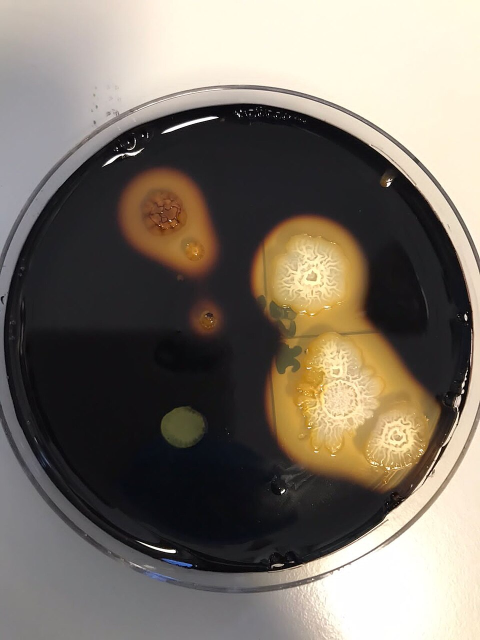
#> input picture LIfe in a petri dish.jpg, 960 x 1280 px, found by its file name (shown at 1/2 size)
$ python main.py
#> lines starting #> are read from the running program, lines starting #| are printed output that depends on the picture; after the words box and inside, x2 and y2 are one past the last pixel; in counts of white or black regions, pixels touching at a corner belong together
import cv2  # Import OpenCV library for computer vision tasks
import os   # Import OS module to automatically create output folders
import numpy as np # Import NumPy for arry manipulations

# Define the input image path and the output folder path
input_path = 'Life in a petri dish.jpg'
output_dir = 'outputs'

# Create the outputs directory if it does not already exist
os.makedirs(output_dir, exist_ok=True)

# ---------------------------------------------------------
# STEP 1: Load Image using OpenCV
# ---------------------------------------------------------
# cv2.imread loads the image file from disk as a NumPy array
img = cv2.imread(input_path)
#> img is the input picture: shape (1280, 960, 3); mean B, G, R 104.1, 115, 123.3

# Verify if the image was successfully loaded
if img is None:
    print(f"Error: Could not load image from '{input_path}'. Check file name/path.")
    exit()

# Save output 1: Original image
cv2.imwrite(os.path.join(output_dir, '1_original.jpg'), img)

# ---------------------------------------------------------
# STEP 2: Crop the original image
# ---------------------------------------------------------
# Get image height and width to calculate bounding coordinates
height, width = img.shape[:2]
#> height = 1280; width = 960

# Modified: Crop only 2% to preserve full petri dish rim
start_y, end_y = int(height * 0.02), int(height * 0.98)
#> start_y = 25; end_y = 1254
start_x, end_x = int(width * 0.02), int(width * 0.98)
#> start_x = 19; end_x = 940
cropped = img[start_y:end_y, start_x:end_x]

# Save output 2: Cropped image
cv2.imwrite(os.path.join(output_dir, '2_cropped.jpg'), cropped)

# ---------------------------------------------------------
# STEP 3: Convert the image to Grayscale
# ---------------------------------------------------------
# Convert BGR (Blue-Green-Red) image to single-channel Grayscale for shape detection
gray = cv2.cvtColor(cropped, cv2.COLOR_BGR2GRAY)

# Save output 3: Grayscale image
cv2.imwrite(os.path.join(output_dir, '3_grayscale.jpg'), gray)

# ---------------------------------------------------------
# STEP 4: Convert the image to HSV color space
# ---------------------------------------------------------
# Convert BGR to HSV (Hue, Saturation, Value) color space for color filtering
hsv = cv2.cvtColor(cropped, cv2.COLOR_BGR2HSV)
#> hsv: shape (1229, 921, 3); mean H, S, V 75.7, 47.4, 118.5

# Save output 4: HSV image
cv2.imwrite(os.path.join(output_dir, '4_hsv.jpg'), hsv)

# ---------------------------------------------------------
# STEP 5: Apply Noise Filtering / Blur
# ---------------------------------------------------------
# GaussianBlur smooths high-frequency noise using a 5x5 kernel matrix
filtered = cv2.GaussianBlur(gray, (5, 5), 0)

# Save output 5: Filtered image
cv2.imwrite(os.path.join(output_dir, '5_filtered.jpg'), filtered)

# ---------------------------------------------------------
# STEP 6: Color-Based Segmentation with Dish Boundary Mask
# ---------------------------------------------------------
# 1. Color Thresholding
lower_colony_color = np.array([0, 25, 80])
upper_colony_color = np.array([180, 255, 255])
colony_mask = cv2.inRange(hsv, lower_colony_color, upper_colony_color)
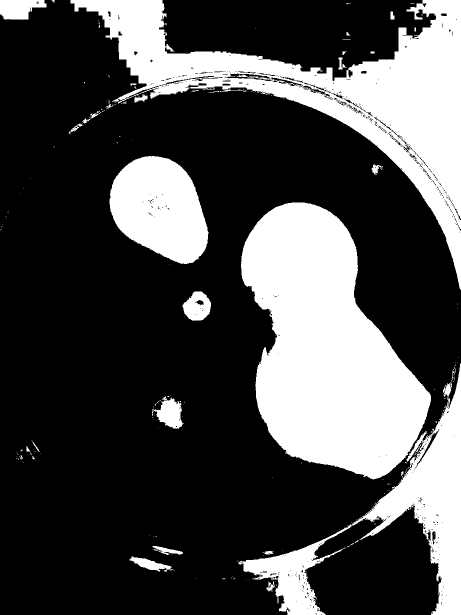
#> colony_mask: shape (1229, 921) (shown at 1/2 size); 28.8% white; 232 white regions (196 under 20 px), largest, box (x1, y1, x2, y2) and area: (482, 405, 862, 959) 129252, (141, 0, 921, 579) 108572, (476, 728, 921, 1229) 45896

# 2. CREATE CIRCULAR DISH MASK (Ignores all pixels outside the dish)
dish_mask = np.zeros(gray.shape, dtype=np.uint8)
center_x, center_y = int(width * 0.49), int(height * 0.50) # Center of the dish
#> center_x = 470; center_y = 640
radius = int(min(width, height) * 0.45)                   # Dish radius
#> radius = 432
cv2.circle(dish_mask, (center_x, center_y), radius, 255, -1)
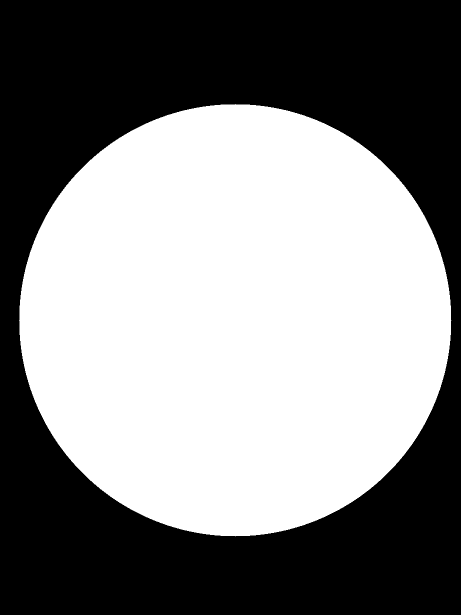
#> dish_mask: shape (1229, 921) (shown at 1/2 size); 51.8% white; 1 black region, box (x1, y1, x2, y2) and area: (0, 0, 921, 1229) 545744

# 3. Apply Dish Mask to eliminate outside reflections/countertop
colony_mask = cv2.bitwise_and(colony_mask, colony_mask, mask=dish_mask)
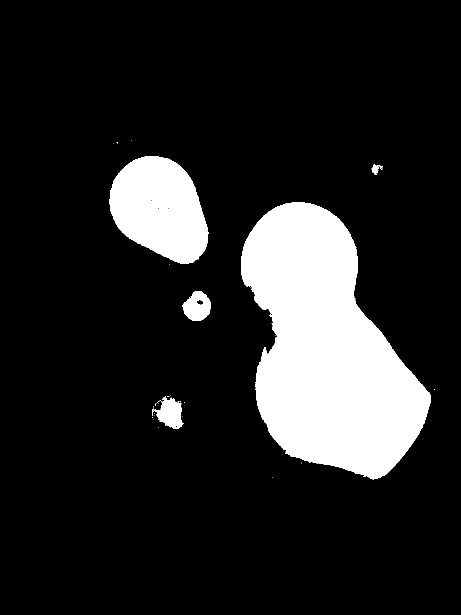
#> colony_mask: shape (1229, 921) (shown at 1/2 size); 14.5% white; 34 white regions (28 under 20 px), largest, box (x1, y1, x2, y2) and area: (482, 405, 862, 959) 128984, (219, 312, 417, 528) 30477, (365, 583, 422, 642) 2314, (308, 793, 367, 858) 2234, (743, 328, 766, 349) 210, (304, 817, 307, 832) 24

# 4. Morphological Cleaning
kernel = cv2.getStructuringElement(cv2.MORPH_ELLIPSE, (7, 7))
cleaned_mask = cv2.morphologyEx(colony_mask, cv2.MORPH_CLOSE, kernel)
#> cleaned_mask: shape (1229, 921); 14.6% white; 16 white regions (11 under 20 px)

# Save output 6
cv2.imwrite(os.path.join(output_dir, '6_canny_edges.jpg'), cleaned_mask)

# ---------------------------------------------------------
# STEP 7: Extract and Draw Contours
# ---------------------------------------------------------
# Find contours using the clean color mask instead of Canny edges
contours, _ = cv2.findContours(cleaned_mask, cv2.RETR_EXTERNAL, cv2.CHAIN_APPROX_SIMPLE)
#> contours = 16 contours, 11 with area under 20; largest, box (x1, y1, x2, y2) and area: (482, 405, 862, 959) 128470, (219, 312, 417, 528) 30270, (304, 791, 367, 858) 2427, (365, 583, 422, 642) 2356, (743, 328, 766, 349) 249

contour_img = cropped.copy()
cv2.drawContours(contour_img, contours, -1, (0, 255, 0), 2)
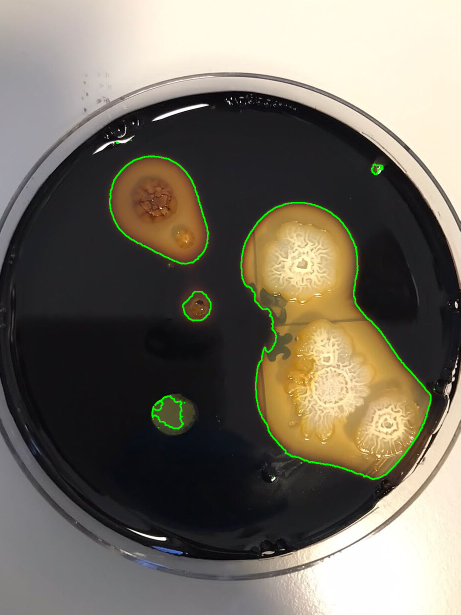
#> contour_img: shape (1229, 921, 3) (shown at 1/2 size); mean B, G, R 97.3, 110.3, 116.4
cv2.imwrite(os.path.join(output_dir, '7_contours.jpg'), contour_img)

# ---------------------------------------------------------
# STEP 8 & 9: Geometric Detections & Final Image Overlay
# ---------------------------------------------------------
# Create final canvas to draw all required geometric detections
final_img = cropped.copy()

print("\n================ GEOMETRIC ANALYSIS RESULTS ================")

# ---------------------------------------------------------
# STEP 8a: Hough Line Detection
# ---------------------------------------------------------
lines = cv2.HoughLinesP(cleaned_mask, 1, np.pi/180, threshold = 100, minLineLength = 50, maxLineGap = 10)
#> lines = 626 rows, first 6: [486, 498, 843, 855], [483, 547, 823, 887], [483, 550, 822, 889], [281, 316, 411, 446], [483, 516, 836, 869], [484, 509, 838, 863]
if lines is not None:
    for l in lines[:5]:  # Draw first 5 lines in red
        x1, y1, x2, y2 = l.ravel()
        # Convert values to standard integers for cv2.line
        x1, y1, x2, y2 = int(x1), int(y1), int(x2), int(y2)
        cv2.line(final_img, (x1, y1), (x2, y2), (0, 0, 255), 2)
#> this loop made 5 passes
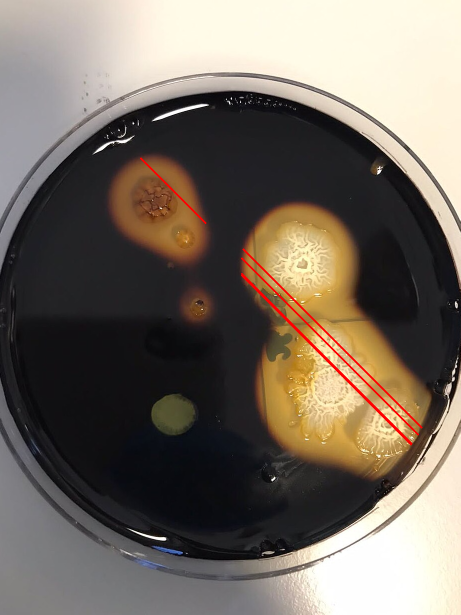
#> final_img: shape (1229, 921, 3) (shown at 1/2 size); mean B, G, R 97.1, 107.7, 117.5
    print(f"[Hough Lines] Detected {len(lines)} line segments.")
#| [Hough Lines] Detected 626 line segments.

# ---------------------------------------------------------
# STEP 8b: Hough Circle Detection
# ---------------------------------------------------------
circles = cv2.HoughCircles(filtered, cv2.HOUGH_GRADIENT, dp=1.2, minDist=100, param1=50, param2=30, minRadius=200, maxRadius=450)
#> circles = 47 rows, first 8: [478.2, 651, 449.2], [347.4, 726.6, 337], [516.6, 558.6, 397.8], [406.2, 550.2, 393.8], [442.2, 766.2, 393.8], [546.6, 727.8, 393.8], [508.2, 845.4, 309.3], [354.6, 831, 301.4]
if circles is not None:
    circles = np.uint16(np.around(circles))  # Convert circle values to integers
#> circles = 47 rows, first 8: [478, 651, 449], [347, 727, 337], [517, 559, 398], [406, 550, 394], [442, 766, 394], [547, 728, 394], [508, 845, 309], [355, 831, 301]
    for c in circles[0, :3]:  # Draw top 3 detected circles in yellow
        center_x, center_y, radius = c[0], c[1], c[2]
        cv2.circle(final_img, (center_x, center_y), radius, (0, 255, 255), 2)
        print(f"[Hough Circle] Center: ({center_x}, {center_y}), Radius: {radius} px")
#> this loop made 3 passes
#| [Hough Circle] Center: (478, 651), Radius: 449 px
#| [Hough Circle] Center: (347, 727), Radius: 337 px
#| [Hough Circle] Center: (517, 559), Radius: 398 px
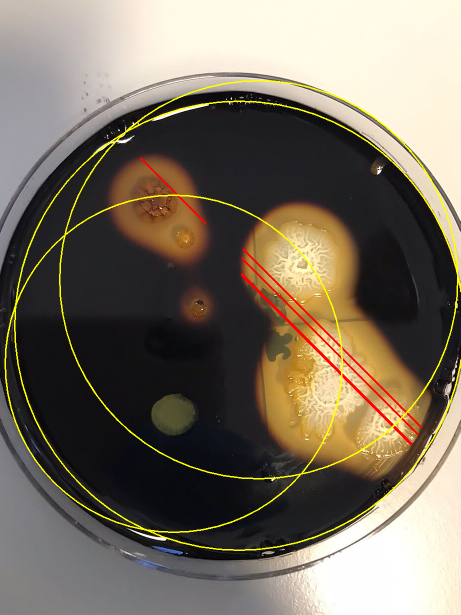
#> final_img: shape (1229, 921, 3) (shown at 1/2 size); 1.88% of pixels changed, all inside (x1, y1, x2, y2) = (9, 160, 921, 1102)
# ---------------------------------------------------------
# STEP 8c: Contour Loop: Bounding Box, Min Area Rect, Enclosing Circle, Polygon Approx, Convex Hull
# ---------------------------------------------------------
valid_colony_count = 0

for i, cnt in enumerate(contours): #Loop through every detected contour
    area = cv2.contourArea(cnt) #Calculate area in pixels
    if area < 400 or area > 300000: #Filter out small noise artifacts
        continue

    valid_colony_count += 1
    # 1. Bounding Box (Blue)
    bx, by, bw, bh = cv2.boundingRect(cnt)
    cv2.rectangle(final_img, (bx, by), (bx + bw, by + bh), (255, 0, 0), 2)

    # 2. Minimum Area Rectangle (Magenta)
    rect = cv2.minAreaRect(cnt)
    box_points = cv2.boxPoints(rect)
    box_points = np.int32(box_points)  # Convert coordinates to integer
    cv2.drawContours(final_img, [box_points], 0, (255, 0, 255), 2)

    # 3. Minimum Enclosing Circle (Cyan)
    (cx, cy), cradius = cv2.minEnclosingCircle(cnt)
    cv2.circle(final_img, (int(cx), int(cy)), int(cradius), (255, 255, 0), 2)

    # 4. Polygon Approximation (White)
    epsilon = 0.02 * cv2.arcLength(cnt, True)  # Perimeter tolerance
    approx = cv2.approxPolyDP(cnt, epsilon, True)
    cv2.drawContours(final_img, [approx], -1, (255, 255, 255), 2)

    # 5. Convex Hull (Orange)
    hull = cv2.convexHull(cnt)  # Outer convex boundary
    cv2.drawContours(final_img, [hull], -1, (0, 165, 255), 2)

    # ---------------------------------------------------------
    # Step 10: Print Text Analysis and Terminals
    # ---------------------------------------------------------
    print(f"\n[Colony {valid_colony_count}]")
    print(f"  - Area: {area:.1f} sq px")
    print(f"  - Bounding Box: x={bx}, y={by}, w={bw}, h={bh}")
    print(f"  - Min Enclosing Circle: Center=({int(cx)}, {int(cy)}), Radius={int(cradius)} px")
    print(f"  - Polygon Vertices: {len(approx)}")
#> this loop made 16 passes
#> (area, bx, by, bw, bh, rect, box_points, cx) on passes 7, 9, 11, 13: (2427, 304, 791, 63, 67, ((340.1, 823), (57, 68.48), -61.19), [[356, 864], [296, 831], [323, 781], [383, 814]], 339.1), (2356, 365, 583, 57, 59, ((395.2, 613.6), (57.73, 51.84), -47.86), [[395, 652], [356, 617], [395, 574], [433, 609]], 394.5), (128470, 482, 405, 380, 554, ((633.5, 695.2), (321.7, 577), -26.49), [[618, 1025], [360, 508], [648, 365], [906, 881]], 656.6), (30270, 219, 312, 198, 216, ((327.1, 412.3), (178.4, 224.9), -63.43), [[387, 542], [186, 441], [266, 282], [467, 382]], 326.6)
#> area on pass 12: 249
#> (printed output is left out)
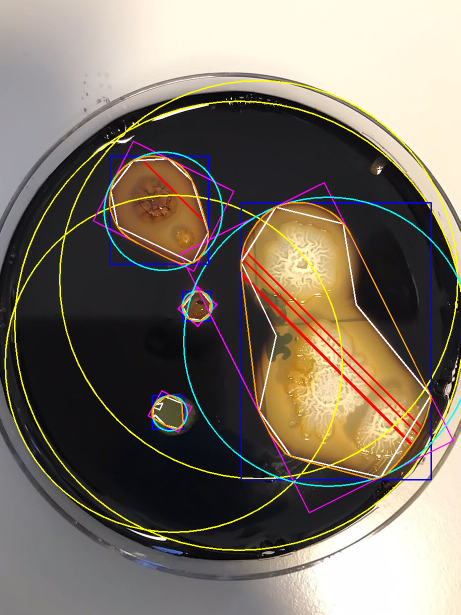
#> final_img: shape (1229, 921, 3) (shown at 1/2 size); 2.95% of pixels changed, all inside (x1, y1, x2, y2) = (185, 281, 921, 1027)
#> after the loop, valid_colony_count = 4

# Save output 8: Final detection overlay image
cv2.imwrite(os.path.join(output_dir, '8_final_detection_result.jpg'), final_img)

print("\n============================================================")
print(f"TOTAL COLONIES DETECTED: {valid_colony_count}")
#| TOTAL COLONIES DETECTED: 4
print("All 8 required output images successfully saved in '/outputs/' directory!")
print("============================================================\n")
